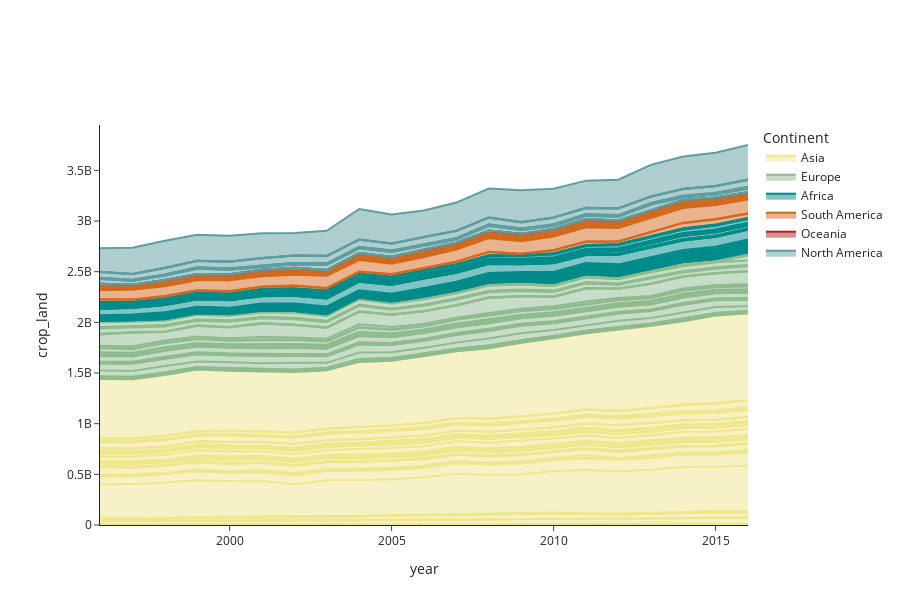
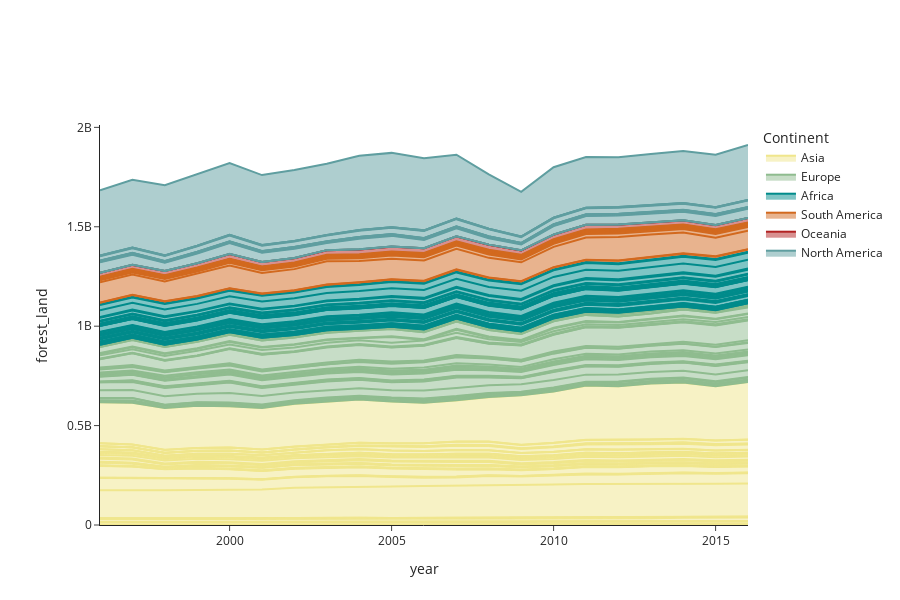

These figures' notebook cell, in order:
### Code cell
import plotly.express as px
for template in ["simple_white"]:
    fig = px.area(data, x="year", y="crop_land", color="Continent",
     line_group="country", template=template,
             color_discrete_sequence=color_continent)

fig.update_layout(
    autosize=False,
    height=600,
    width=900,
    bargap=0.10,
    bargroupgap=0.1,
    barmode="stack",
    hovermode="x",
    margin=dict(r=40, l=100, b=75, t=125),)
fig.show()

for template in ["simple_white"]:
    fig = px.area(data, x="year", y="forest_land", color="Continent",
     line_group="country", template=template,
             color_discrete_sequence=color_continent)

fig.update_layout(
    autosize=False,
    height=600,
    width=900,
    bargap=0.10,
    bargroupgap=0.1,
    barmode="stack",
    hovermode="x",
    margin=dict(r=40, l=100, b=75, t=125),)
fig.show()
